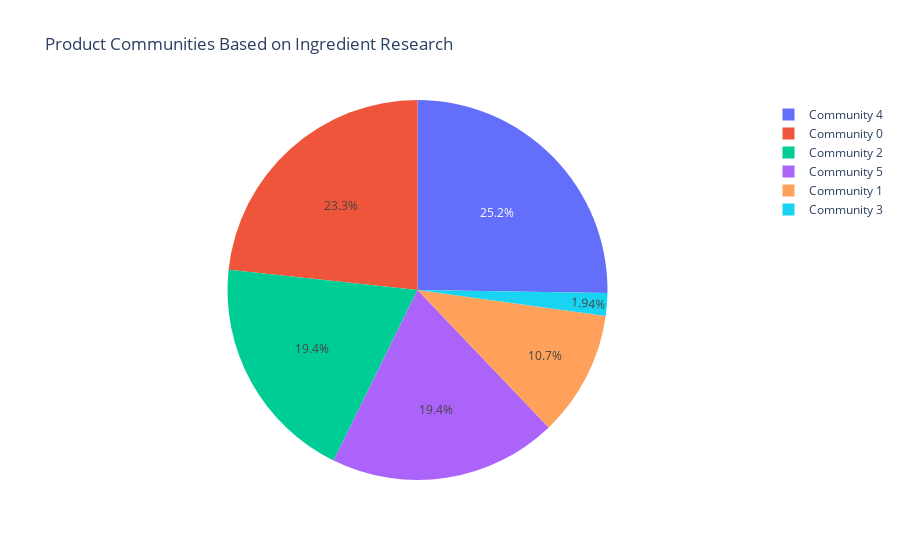

The notebook cell this image was saved under:
### Code cell
import pandas as pd
import networkx as nx
from community import community_louvain
import plotly.graph_objs as go


from neo4j import GraphDatabase

with driver.session() as session:
    # Run the Cypher query and get the results
    result = session.run("MATCH (p:Product)-[:STOCKED_IN]->(c:Category), "
                         "(p)-[:HAS_RECIPE]->(r:Recipe)-[:USES_INGREDIENT]->(i:Ingredient)-[:HAS_RESEARCH]->(res:IngredientResearch) "
                         "RETURN p.name AS product, res.ingredient_name AS ingredientResearch, COLLECT(c.name) AS categories")

    # Convert results to Pandas DataFrame
    data = []
    for record in result:
        data.append({'product': record['product'], 'ingredientResearch': record['ingredientResearch'], 'categories': record['categories']})
    df = pd.DataFrame(data)

    # Build a product network based on raw material research
    product_net = nx.Graph()

    for _, row in df.iterrows():
        product = row['product']
        ingredient = row['ingredientResearch']
        categories = row['categories']
        
        # Add node
        product_net.add_node(product, ingredient=ingredient, categories=categories)
        
        # Add edge
        for other_product in product_net.nodes():
            if other_product != product and ingredient in product_net.nodes[other_product]['ingredient']:
                product_net.add_edge(product, other_product, weight=1)

    # Community testing based on raw material research
    ingredient_partition = community_louvain.best_partition(product_net)

    # Visual communities
    ingredient_communities = sorted(set(ingredient_partition.values()))

    trace = go.Pie(labels=[f'Community {i}' for i in ingredient_communities],
                   values=[len([k for k, v in ingredient_partition.items() if v == c]) for c in ingredient_communities])

    fig = go.Figure(data=[trace])
    fig.update_layout(title='Product Communities Based on Ingredient Research')
    fig.show()

### Figure 1 — Plotly figure (JSON) as saved in the notebook; plotly's stock layout.template omitted (floating-point values rounded to 4 significant figures)
{"data": [{"labels": ["Community 0", "Community 1", "Community 2", "Community 3", "Community 4", "Community 5"], "type": "pie", "values": [24, 11, 20, 2, 26, 20]}], "layout": {"title": {"text": "Product Communities Based on Ingredient Research"}}}
